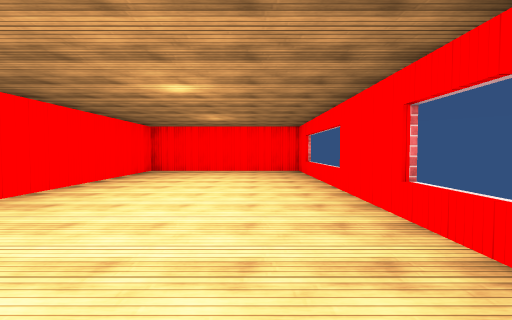
view 1 (above)

16 first-person views from a walk through a Unity game level. The camera is 1.3 m above the floor, tilts 2° down and sees 90° across. The floor is counted in squares, 2 m on a side. Each view is taken from the middle of a square. On the plan, view 1 faces up. The plan holds only what a view shows up to about 9 squares ahead; the rest is blank. The player is left out. Surface patterns are stand-ins for the level's own textures.

view 2
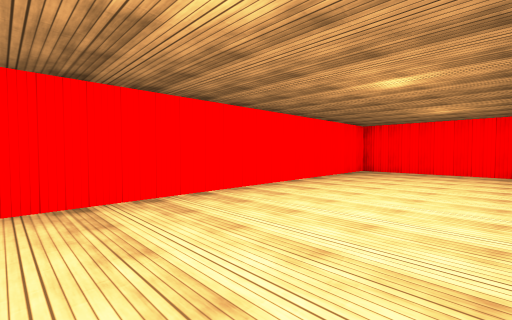

view 3
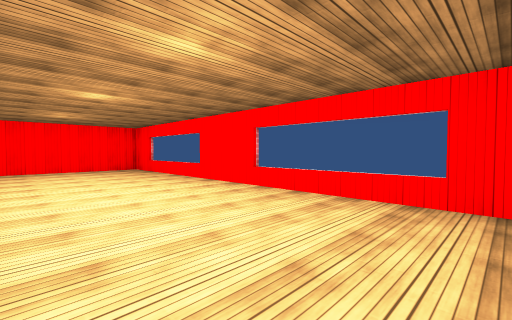

view 4
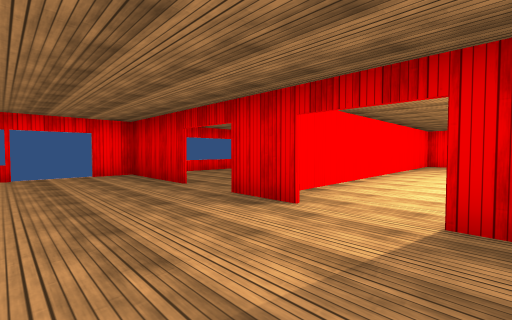

view 5
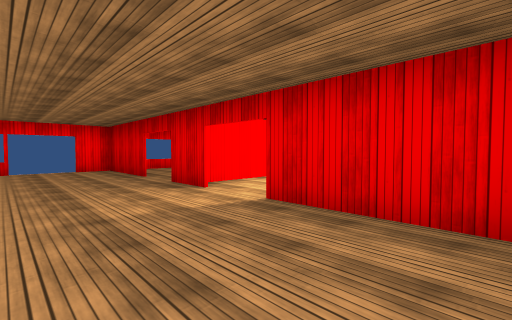

view 6
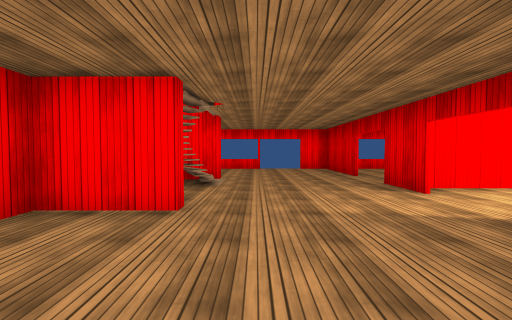

view 7
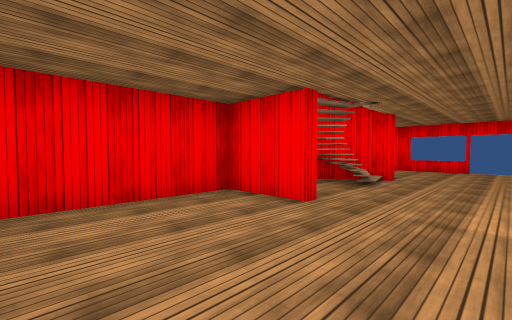

view 8
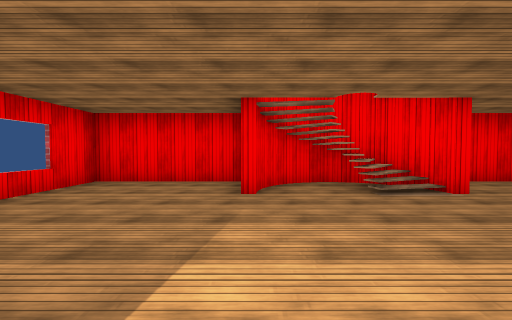

view 9
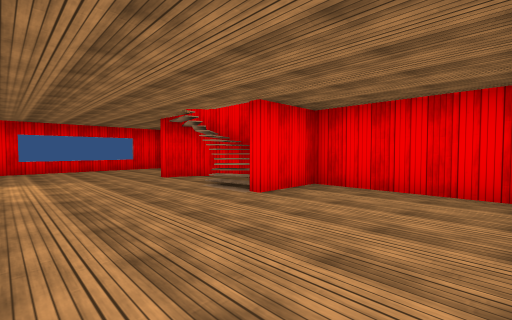

view 10
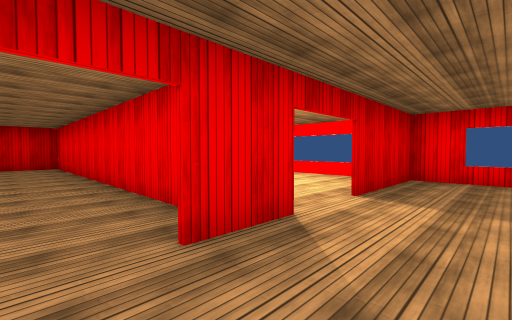

view 11
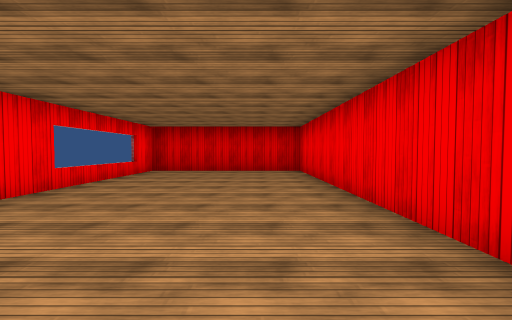

view 12
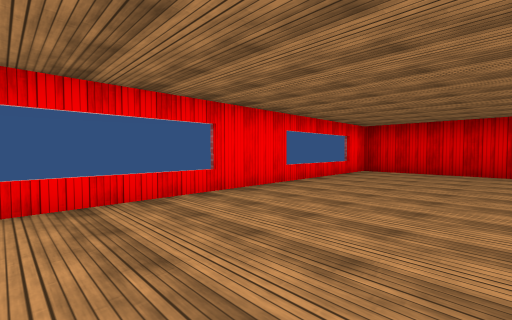

view 13
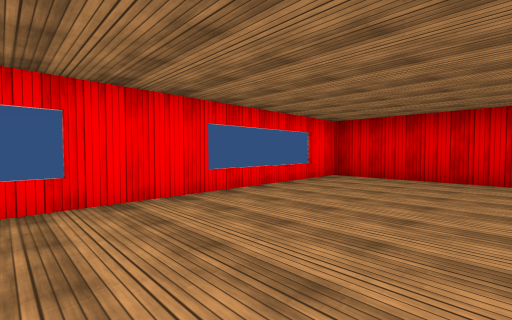

view 14
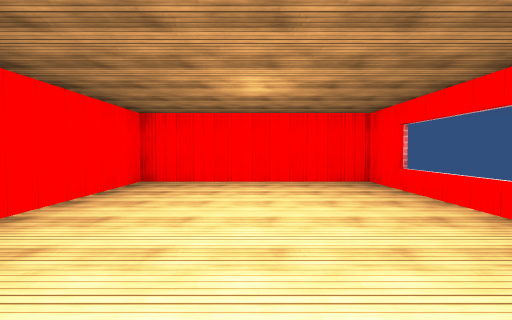

view 15
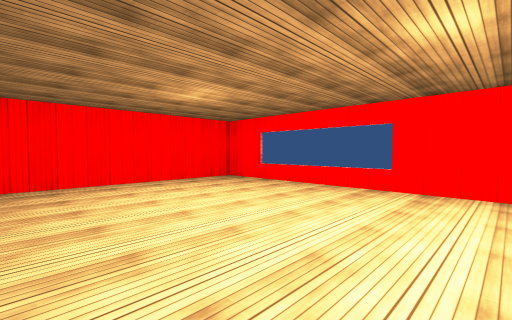

view 16
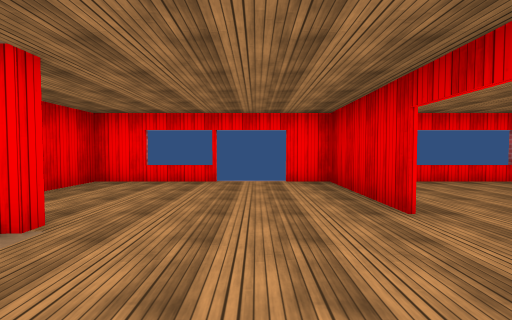

### Floor plan
Key: @ floor where view 1 was taken; # wall or solid block; x gap in a wall; . floor; / step, stairs or slope; = window, fence, low wall or low ledge.
Columns run from 9 left of view 1 to 2 right of it. Each row starts with its distance up from view 1.
  9 ############
  8 #....#.....#
  7 =....#.....=
  6 =....#.....=
  5 =....#.....=
  4 #....#.....#
  3 #....#.....#
  2 =....#.....=
  1 =....#.....=
  0 =....#...@.=
 -1 ####.##.####
 -2 #..........#
 -3  ..........=
 -4 x..........=
 -5 =...#//#...=
 -6 #...#//#...#
 -7 ############

Positions as (right, up) in squares from view 1, and headings:
1: (0, 0), facing up
2: (0, 0), facing up-left
3: (-2, -1), facing up-right
4: (-1, -4), facing up-left
5: (1, -4), facing up-left
6: (1, -4), facing left
7: (1, -3), facing down-left
8: (-2, -1), facing down
9: (-8, -2), facing down-right
10: (-5, -3), facing up-right
11: (-5, 0), facing up
12: (-5, 0), facing up-left
13: (-5, 2), facing up-left
14: (-1, 3), facing up
15: (-3, 3), facing up-right
16: (-3, -3), facing left
